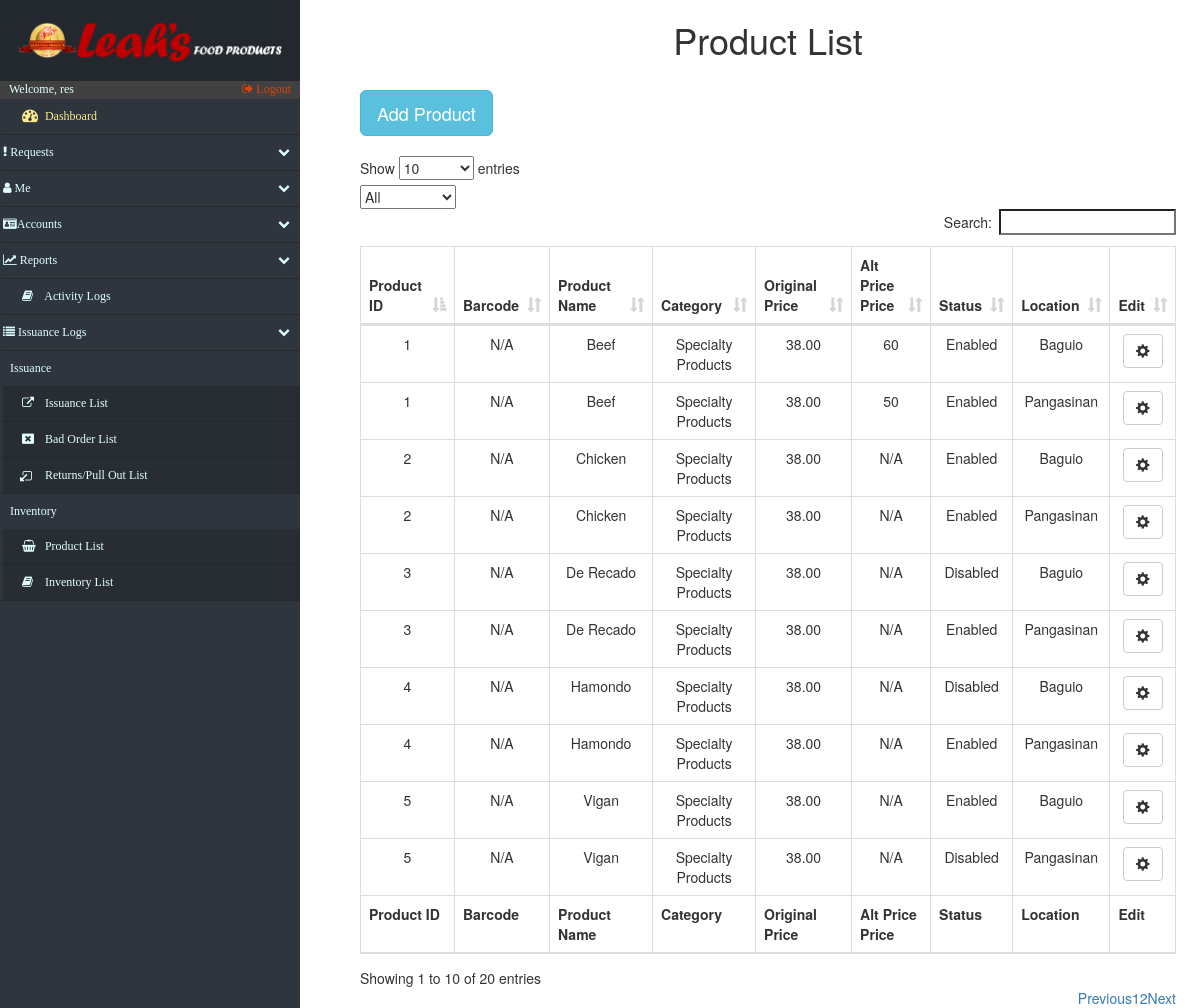
The app's page /products.php (signed in) with its own data.
### tables this page shows
CREATE TABLE `product_list` (
  `productList_id` int(15) NOT NULL,
  `productList_name` varchar(50) DEFAULT NULL,
  `category_id` int(15) NOT NULL,
  `productList_origprice` decimal(13,2) DEFAULT NULL
);

CREATE TABLE `category_list` (
  `category_id` int(15) NOT NULL,
  `category_name` varchar(100) NOT NULL,
  `category_status` varchar(10) DEFAULT NULL
);

CREATE TABLE `product_loc` (
  `product_id` int(15) NOT NULL,
  `location` varchar(50) NOT NULL,
  `status` varchar(45) NOT NULL,
  `altprice` varchar(45) DEFAULT NULL,
  `barcode` varchar(45) DEFAULT NULL
);

### products.php (the view, shortened to what this page needs)
<!DOCTYPE html>
<html lang="en">
<head>
    <?php include('fragments/config.php') ?>
    <link rel="stylesheet" href="https://maxcdn.bootstrapcdn.com/bootstrap/3.3.7/css/bootstrap.min.css">
    <link href="src/css/datatables.css" rel="stylesheet">
    <link href="//maxcdn.bootstrapcdn.com/font-awesome/4.2.0/css/font-awesome.min.css" rel="stylesheet">
    <link href="src/css/sidebar.css" rel="stylesheet">
    <link href="src/css/custom.css" rel="stylesheet">
</head>
<body>
    <div class="nav-side-menu">
        <div class="brand">
            <div class="brandtext"></div>
        </div>
        <div class="user_info">
            <span>Welcome, <?php
                echo $_SESSION['username'];
                ?> </span>
            <a href="fragments/logout.php">
                <i class="fa fa-sign-out" aria-hidden="true"></i> Logout
            </a>
        </div>
        <div class="menu-list">
            <ul id="menu-content" class="menu-content collapse out">
                <li>
                    <a id="dashboard_txt" href="index.php">
                        <i class="fa fa-dashboard fa-lg"></i> Dashboard
                    </a>
                </li>
                <li data-toggle="collapse" data-target="#products" class="collapsed">
                    <i class="fa fa-exclamation"></i> Requests <span class="arrow"></span>
                </li>
                <li data-toggle="collapse" data-target="#service" class="collapsed">
                    <i class="fa fa-user"></i> Me <span class="arrow"></span>
                </li>
                <li data-toggle="collapse" data-target="#accounts" class="collapsed">
                    <i class="fa fa-id-card" aria-hidden="true"></i>Accounts <span class="arrow"></span>
                </li>
                <li data-toggle="collapse" data-target="#reports" class="collapsed">
                    <i class="fa fa-line-chart" aria-hidden="true"></i> Reports <span class="arrow"></span>
                </li>
                <li>
                    <a href="log_Activity.php">
                        <i class="fa fa-book"></i> Activity Logs
                    </a>
                </li>
                <li data-toggle="collapse" data-target="#issue" class="collapsed">
                    <i class="fa fa-list" aria-hidden="true"></i> Issuance Logs <span class="arrow"></span>
                </li>
                <div class="sub-menu_nct">
                    <span class="sub-menu">Issuance
                    </span>
                </div>
                <li class="sub-menu_nc">
                    <a href="issuance.php">
                        <i class="fa fa-external-link" aria-hidden="true"></i> Issuance List
                    </a>
                </li>
                <li class="sub-menu_nc">
                    <a href="issuance_BadOrder.php">
                        <i class="fa fa-window-close" aria-hidden="true"></i> Bad Order List
                    </a>
                </li>
                <li class="sub-menu_nc">
                    <a href="issuance_Returns.php">
                        <i class="fa fa-external-link fa-rotate-180" aria-hidden="true"></i> Returns/Pull Out List
                    </a>
                </li>
                <div class="sub-menu_nct">
                    <span class="sub-menu">Inventory
                    </span>
                </div>
                <li class="sub-menu_nc">
                    <a class="sub-menu_nc" href="products.php">
                        <i class="fa fa-shopping-basket"> </i> Product List
                    </a>
                </li>
                <li class="sub-menu_nc">
                    <a href="inventory.php">
                        <i class="fa fa-book"> </i> Inventory List
                    </a>
                </li>
            </ul>
        </div>
    </div>
    <div id="page-content-wrapper">
        <div class="containers">
            <table class="table table-striped table-bordered">
                <h1 align="center">Product List</h1>
            </table>
            <?php
				$retrieve = ("SELECT * FROM product_list AS P INNER JOIN product_loc L ON P.productList_id = L.product_id INNER JOIN category_list AS C ON P.category_id = C.category_id");
				$results = mysqli_query($db, $retrieve);
			?>
                <table class="table table-striped table-bordered">
                    <button type="button" class="btn btn-info btn-lg" data-toggle="modal" data-target="#myModal">Add Product</button>
                </table>
                <div id="mainContainer">
                    <table id="datatables" class="table table-hover table-bordered dataTable" cellspacing="0" width="100%" role="grid" aria-describedby="myTable_info" style="width: 100%;">
                        <thead>
                            <tr>
                                <th>Product ID</th>
                                <th>Barcode</th>
                                <th>Product Name</th>
                                <th>Category</th>
                                <th>Original Price</th>
                                <th>Alt Price Price</th>
                                <th>Status</th>
                                <th>Location</th>
                                <th>Edit</th>
                            </tr>
                        </thead>
                        <tfoot>
                            <tr>
                                <th>Product ID</th>
                                <th>Barcode</th>
                                <th>Product Name</th>
                                <th>Category</th>
                                <th>Original Price</th>
                                <th>Alt Price Price</th>
                                <th>Status</th>
                                <th>Location</th>
                                <th>Edit</th>
                            </tr>
                        </tfoot>
                        <tbody>
                            <?php
							foreach ($results as $data):
						?>
                                <tr>
                                    <td data-title="Product_ID">
                                        <?php echo $data["productList_id"]; ?>
                                    </td>
                                    <td data-title="barcode">
                                        <?php if ($data["barcode"] == '' ){
                                        echo "N/A";
                                    }else {
                                        echo $data["barcode"];}
                                    ?>
                                    </td>
                                    <td data-title="productname">
                                        <?php echo $data["productList_name"]; ?>
                                    </td>
                                    <td data-title="Category">
                                        <?php echo $data["category_name"]; ?>
                                    </td>
                                    <td data-title="price">
                                        <?php echo $data["productList_origprice"]; ?>
                                    </td>
                                    <td data-title="location price">
                                        <?php if ($data["altprice"] == '' ){
                                        echo "N/A";
                                    }else {
                                        echo $data["altprice"];}
                                    ?>
                                    </td>
                                    <td data-title="status">
                                        <?php echo $data["status"]; ?>
                                    </td>
                                    <td data-title="location">
                                        <?php echo $data["location"]; ?>
                                    </td>
                                    <td data-title="edit">
                                        <a href="editProduct.php?prodID=<?php echo $data["productList_id"] ?> ">
                                            <button type="button" class="btn btn-default" id="edBtn">
												<span class="glyphicon glyphicon-cog" aria-hidden="true"></span>
											</button>
                                        </a>
                                    </td>
                                </tr>
                                <?php
								endforeach;
							?>
                        </tbody>
                    </table>
                </div>
        </div>
    </div>
</body>
</html>

### src/css/datatables.css (style rules this page uses)
table.dataTable { clear: both; width: auto; text-align: center; margin-top: 6px !important; margin-bottom: 6px !important; max-width: none !important; border-collapse: separate !important }
table.dataTable td, table.dataTable th { -webkit-box-sizing: content-box; box-sizing: content-box }
table.dataTable thead>tr>th.sorting_asc, table.dataTable thead>tr>th.sorting_desc, table.dataTable thead>tr>th.sorting, table.dataTable thead>tr>td.sorting_asc, table.dataTable thead>tr>td.sorting_desc, table.dataTable thead>tr>td.sorting { padding-right: 30px }
table.dataTable thead .sorting, table.dataTable thead .sorting_asc, table.dataTable thead .sorting_desc, table.dataTable thead .sorting_asc_disabled, table.dataTable thead .sorting_desc_disabled { cursor: pointer; position: relative }
table.dataTable thead .sorting:after, table.dataTable thead .sorting_asc:after, table.dataTable thead .sorting_desc:after, table.dataTable thead .sorting_asc_disabled:after, table.dataTable thead .sorting_desc_disabled:after { position: absolute; bottom: 8px; right: 8px; display: block; font-family: 'Glyphicons Halflings'; opacity: 0.5 }
table.dataTable thead .sorting:after { opacity: 0.2; content: "\e150" }
table.dataTable thead .sorting_asc:after { content: "\e155" }
table.table-bordered.dataTable th, table.table-bordered.dataTable td { border-left-width: 0 }
table.table-bordered.dataTable th:last-child, table.table-bordered.dataTable th:last-child, table.table-bordered.dataTable td:last-child, table.table-bordered.dataTable td:last-child { border-right-width: 0 }
table.table-bordered.dataTable tbody th, table.table-bordered.dataTable tbody td { border-bottom-width: 0 }

### src/css/sidebar.css (style rules this page uses)
.nav-side-menu { overflow: hidden; font-family: verdana; font-size: 12px; font-weight: 200; background-color: #2e353d; position: fixed; top: 0px; width: 300px; height: 100%; color: #e1ffff; }
.nav-side-menu .brand { background-color: #23282e; line-height: 50px; display: block; text-align: center; font-size: 14px; }
.nav-side-menu ul, .nav-side-menu li { list-style: none; padding: 0px; margin: 0px; line-height: 35px; cursor: pointer; }
.nav-side-menu li { padding-left: 0px; border-left: 3px solid #2e353d; border-bottom: 1px solid #23282e; }
.nav-side-menu li a { text-decoration: none; color: #e1ffff; }
.nav-side-menu li a i { padding-left: 10px; width: 20px; padding-right: 20px; }
@media (min-width: 800px) { .nav-side-menu .menu-list .menu-content { display: block; } }
body { margin: 0px; padding: 0px; }
#dashboard_txt { color: #fcea8b; }
.sub-menu_nc { background-color: #272d33; }
.sub-menu_nct { padding-left: 10px; }
.nav-side-menu .brand .brandtext { padding: 4%; content: url(../img/LeahsTextAlter.PNG); width: 100%; text-align: center; }
.user_info { background-color: #414141; }
.user_info a { float: right; padding-right: 3%; color: #dd430a; }
.user_info span { padding-left: 3% }
.sub-menu_nc a { display: block; }
.menu-content > li a { display: inline-block; width: 100%; }
#menu-content li a { padding-left: 3%; }

### src/css/custom.css (style rules this page uses)
.containers { padding: 0px; margin: 0px; float: right; width: 79%; padding-right: 5%; }
@media (max-width: 1600px) { .containers { width: 75%; padding-right: 4%; } }
@media (max-width: 1400px) { .containers { width: 73%; padding-right 3%;: } }
@media (max-width: 1260px) { .containers { width: 70%; padding-right: 2%; } }

### records on screen
product_list: productList_id "1", productList_name "Beef", category.category_name "Specialty Products", productList_origprice "38.00", product_loc.altprice "60", product_loc.status "Enabled", product_loc.location "Baguio", product_loc.altprice "50", product_loc.location "Pangasinan"
product_list: productList_id "2", productList_name "Chicken", category.category_name "Specialty Products", productList_origprice "38.00", shows "N/A", product_loc.status "Enabled", product_loc.location "Baguio", product_loc.location "Pangasinan"
product_list: productList_id "3", productList_name "De Recado", category.category_name "Specialty Products", productList_origprice "38.00", shows "N/A", product_loc.status "Disabled", product_loc.location "Baguio", product_loc.status "Enabled", product_loc.location "Pangasinan"
product_list: productList_id "4", productList_name "Hamondo", category.category_name "Specialty Products", productList_origprice "38.00", shows "N/A", product_loc.status "Disabled", product_loc.location "Baguio", product_loc.status "Enabled", product_loc.location "Pangasinan"
product_list: productList_id "5", productList_name "Vigan", category.category_name "Specialty Products", productList_origprice "38.00", shows "N/A", product_loc.status "Enabled", product_loc.location "Baguio", product_loc.status "Disabled", product_loc.location "Pangasinan"

### other values on screen
$_SESSION['username'] "res"
